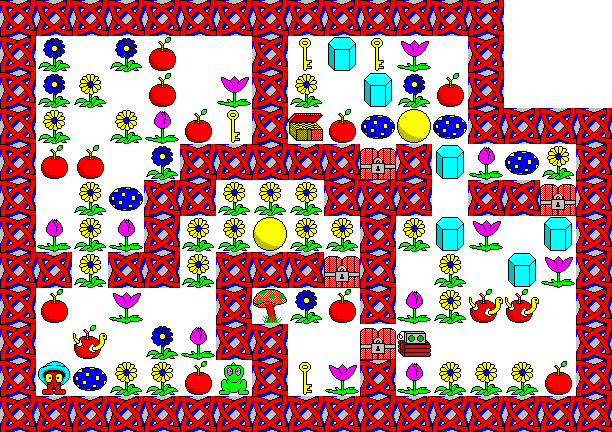

Below is a game level as drawn by its tile map, then a one-line description and the .tmx that defines it (tile-layer data replaced by summaries):
An orthogonal 17x12 tile map with 36x36 px tiles, 2 tile layers (ground, hazard).

<map version="1.0" orientation="orthogonal" width="17" height="12" tilewidth="36" tileheight="36">
 <tileset firstgid="1" name="tileset" tilewidth="36" tileheight="36">
  <image source="tileset.png" width="256" height="256" />
 </tileset>
 <layer name="ground" width="17" height="12">
  <data>[204 cells, 204 non-empty, 1 distinct tile ids]</data>
 </layer>
 <layer name="hazard" width="17" height="12">
  <data>[204 cells, 169 non-empty, 17 distinct tile ids]</data>
 </layer>
</map>
